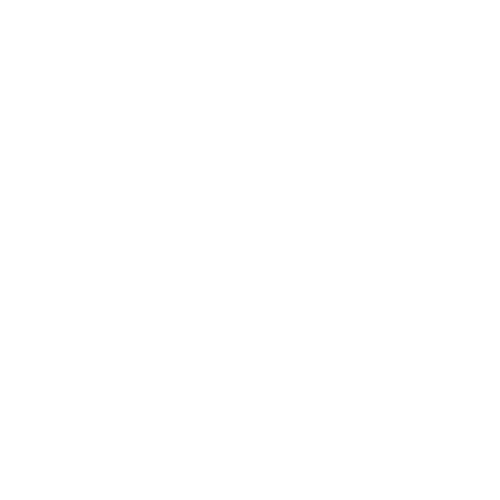
Frame 1 (no input)
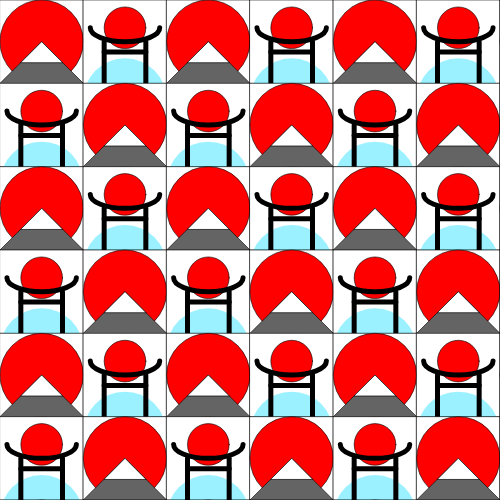
Frame 60 (no input)
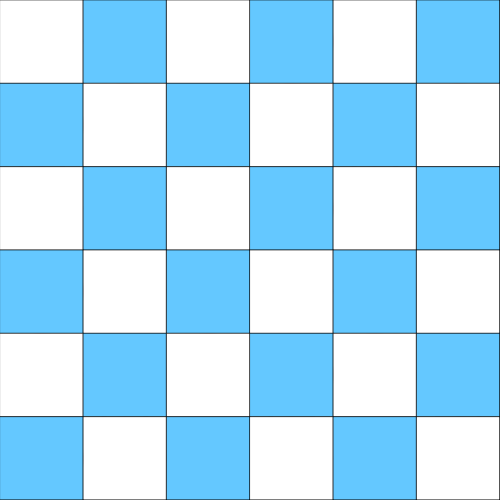
Frame 120 (the mouse pressed at the canvas centre since frame 60)

The p5.js sketch that drew these frames (run headless with seeded random() and noise() and a simulated clock; from frame 60 on, the mouse is pressed at the canvas centre):

// p5.js sketch
// ── sketch.js
var s;
var q=6;
var count=0;

function setup(){
  createCanvas (500,500);  

  s=width/q
}

function draw(){

  if (frameCount%120==60){
    for (var y=0; y<=height; y+=s){
      for (var x=0; x<=width; x+=s){
        strokeWeight (0.6);

        if (count%2==0){
          
          fill (255);
          rect (x,y, s,s);

          fill (255,0,0);
          ellipse (x+s/2,y+s/2, s,s);

          fill (100);
          triangle (x,y+s, x+s/2,y+s/2, x+s,y+s);

          fill (255);
          triangle (x+s/4,y+s-s/4, x+s/2,y+s/2, x+s/2+s/4,y+s-s/4);
        }
        
        if (count%2==1){
          fill (255);
          rect (x,y, s,s);

          fill (255,0,0);
          ellipse (x+s/2,y+s/3, s/2,s/2);

          noStroke(0);
          fill (0,220,255,100);
          ellipse (x+s/2,y+s+s/5, s,s);

          stroke (0);
          strokeWeight (5);
          line (x+s/4,y+s/2, x+s/4,y+s);
          line (x+s/2+s/4,y+s/2, x+s/2+s/4,y+s);
          line (x+s/4,y+s/2+s/8, x+s/2+s/4,y+s/2+s/8);

          noFill();
          arc (x+s/2,y+s/3, s/2+s/3,s/3, 0,PI);
        }
        count++
      }
    }
  }

  if (frameCount%120==0){
    for (var y=0; y<=height; y+=s){
      for (var x=0; x<=width; x+=s){

        if (count%2==0){
          fill (100,200,255);
          rect (x,y, s,s);
        }
          
        if (count%2==1){
          fill (255);
           rect (x,y, s,s);
        }
        count++
      }
    }
  }
}
